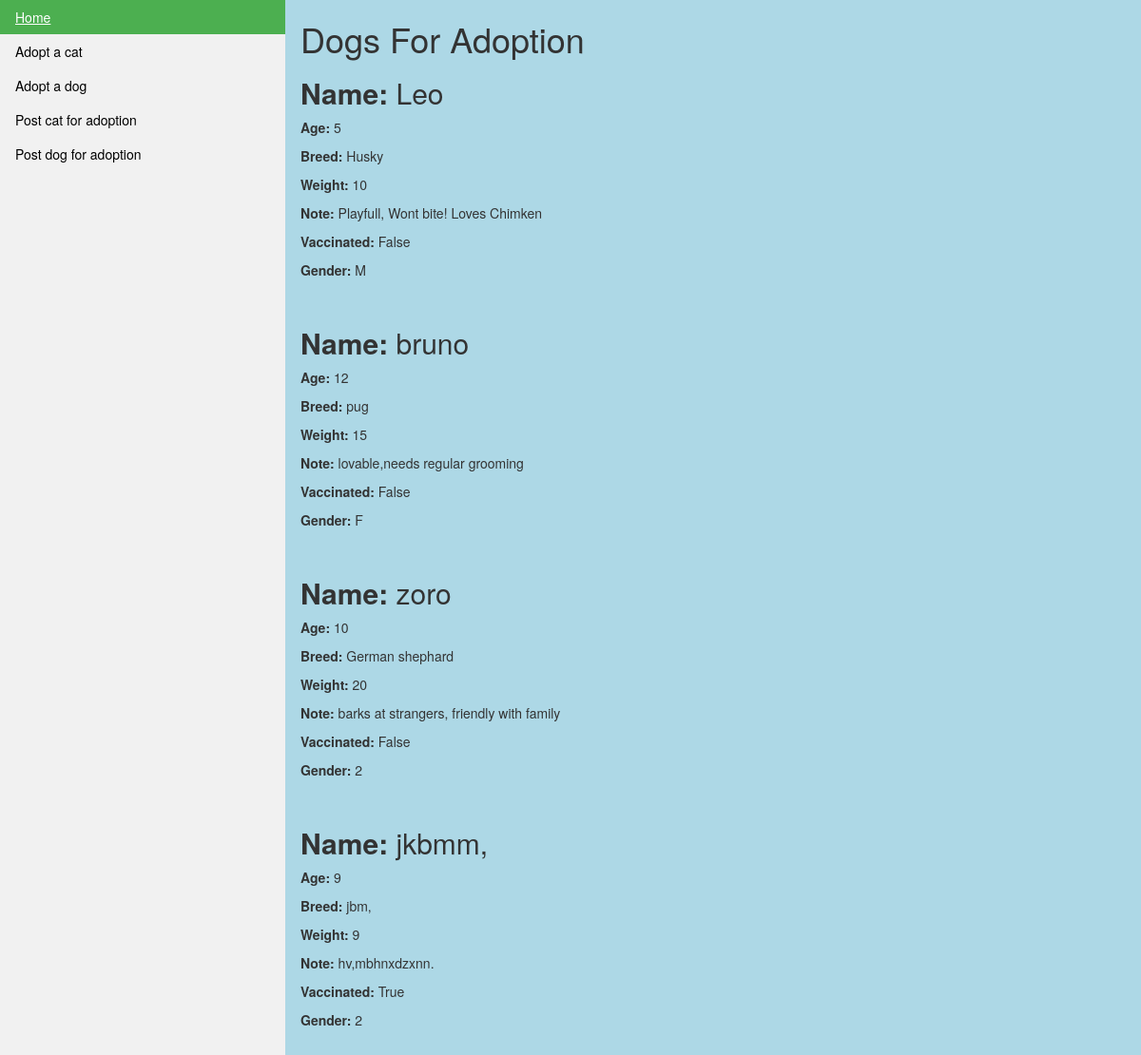
/dog/, run on the app's committed database.
### animals/models.py (models this page shows, shortened)
class Dog(models.Model):
	name = models.CharField(max_length = 200)
	breed = models.CharField(max_length = 200)
	age = models.IntegerField()
	weight = models.IntegerField()
	note = models.TextField()
	vaccinated = models.BooleanField()
	author = models.ForeignKey(User, default = None, on_delete=models.CASCADE)
	gender = models.CharField(max_length=3, choices =genders)

### animals/views.py (the view)
# urls.py: path('dog/', views.dog_list, name='dog_list'),
def dog_list(request):
	dogs = Dog.objects.all()
	return render(request, 'animals/dog_list.html', {'dogs':dogs})

### animals/templates/animals/dog_list.html (shortened to what this page needs)
{%extends 'animals/base.html'%}
{% block content %}
   <div>
        <h1>Dogs For Adoption</h1>
    </div>
{% endblock %}
{% block info %}
	{% for dog in dogs %}
	<div>
		<p><h2><strong> Name: </strong> {{dog.name}}</h2></p>
		<p><strong> Age: </strong> {{dog.age}}</p>
		<p><strong> Breed: </strong> {{dog.breed}}</p>
		<p><strong> Weight: </strong> {{dog.weight}}</p>
		<p><strong> Note: </strong> {{dog.note}}</p>
		<p><strong> Vaccinated: </strong> {{dog.vaccinated}}</p>
		<p><strong> Gender: </strong> {{dog.gender}}</p>
		<br>
	</div>
	{% endfor %}
{% endblock %}

### animals/templates/animals/base.html (shortened to what this page needs)
{% load static %}
<!DOCTYPE html>
<html>
<head>
	<link rel="stylesheet" href="//maxcdn.bootstrapcdn.com/bootstrap/3.2.0/css/bootstrap.min.css">
    <link rel="stylesheet" href="//maxcdn.bootstrapcdn.com/bootstrap/3.2.0/css/bootstrap-theme.min.css">
    <link rel="stylesheet" href="{% static 'css/animals.css' %}">
</head>
<body>
	<ul>
 	    <li><a class="active" href="/">Home</a></li>
  		<li><a href="/cat/">Adopt a cat</a></li>
  		<li><a href="/dog/">Adopt a dog</a></li>
  		<li><a href="/newcat/">Post cat for adoption</a></li>
  		<li><a href="/newdog/">Post dog for adoption</a></li>
	</ul>
	<div style="margin-left:25%;padding:1px 16px;height:1000px;">
		<div>
			{% block content %}{% endblock %}
	    </div>
	    <div>
	    	{% block info %}
	    	{% endblock %}
	    </div>
	</div>
</body>
</html>

### animals/static/css/animals.css (style rules this page uses)
body { background-color: lightblue; margin: 0; }
ul { list-style-type: none; margin: 0; padding: 0; width: 25%; background-color: #f1f1f1; position: fixed; height: 100%; overflow: auto; }
li a { display: block; color: #000; padding: 8px 16px; text-decoration: none; }
li a.active { background-color: #4CAF50; color: white; }

### data on the page
Dog: name "Leo", age "5", breed "Husky", weight "10", note "Playfull, Wont bite! Loves Chimken", vaccinated "False", gender "M"
Dog: name "bruno", age "12", breed "pug", weight "15", note "lovable,needs regular grooming", vaccinated "False", gender "F"
Dog: name "zoro", age "10", breed "German shephard", weight "20", note "barks at strangers, friendly with family", vaccinated "False", gender "2"
Dog: name "jkbmm,", age "9", breed "jbm,", weight "9", note "hv,mbhnxdzxnn.", vaccinated "True", gender "2"
